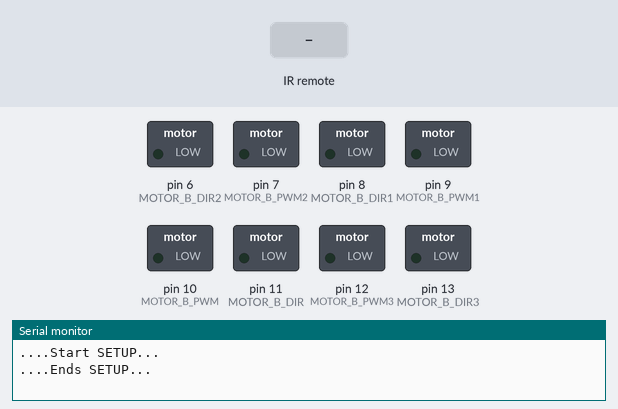
Bench run of a sketch on a simulated Arduino Uno, built with avr-gcc and run on an emulated ATmega328P. Parts: switched loads named in the sketch (green lamp = pin HIGH), the last lines printed to the serial monitor. The test bench sets the inputs (shaded band).

Above: at 1.2 s.
1.3 s: infrared code 0xFF30CF received
At 3.7 s:
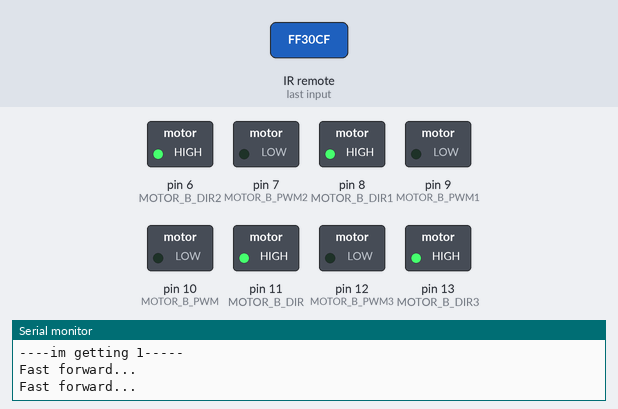
4.0 s: infrared code 0xFF18E7 received
At 5.9 s:
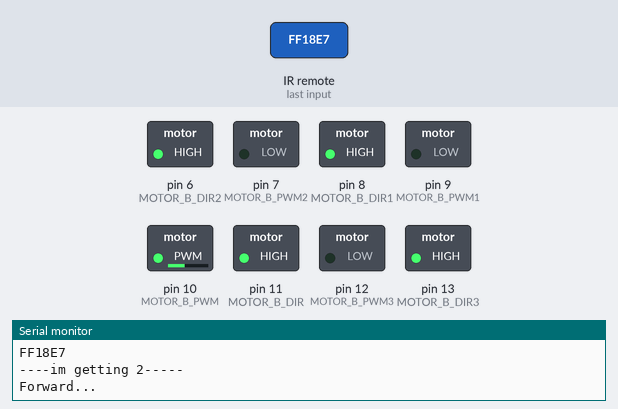
6.7 s: infrared code 0xFF7A85 received
At 7.2 s:
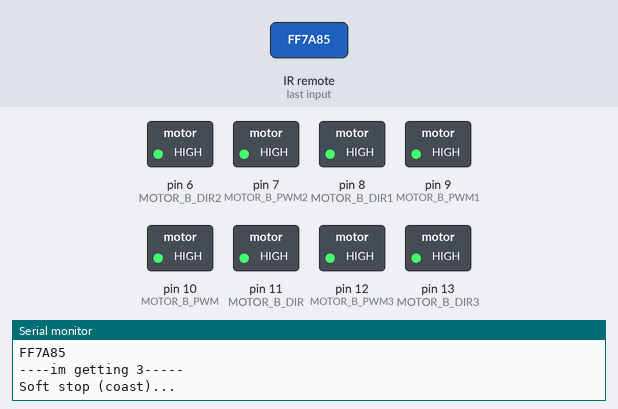
8.4 s: infrared code 0xFF10EF received
At 10.5 s:
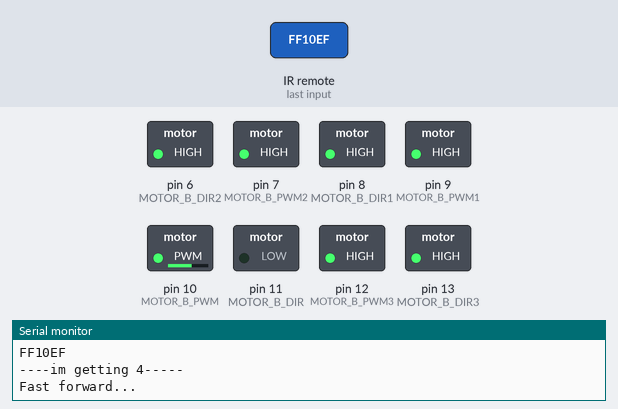
11.1 s: infrared code 0xFF38C7 received
At 12.6 s:
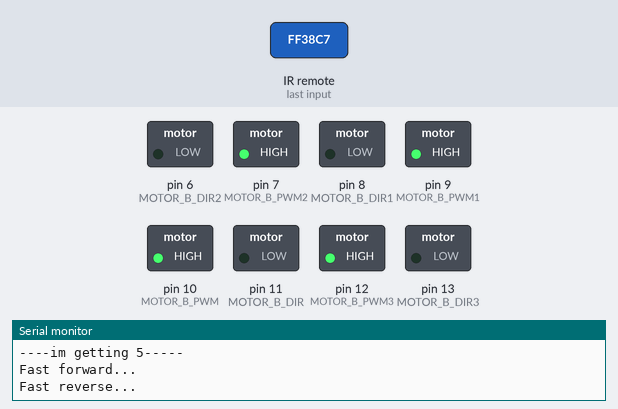
13.8 s: infrared code 0xFF18E7 received
At 15.8 s:
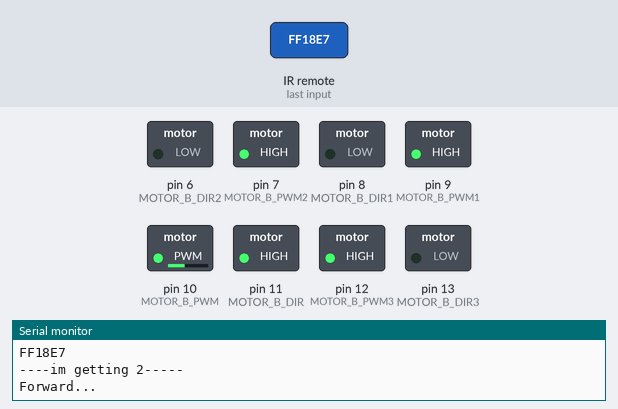
Timing chart, 0 to 17.3 s (numbered marks = the images above; inputs shaded):
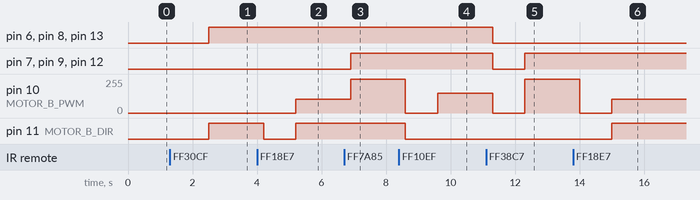

The sketch:

_4dcControl.ino
```cpp
	/*
	HG7881_Motor_Driver_Example - Arduino sketch

	This example shows how to drive a motor with using HG7881 (L9110) Dual
	Channel Motor Driver Module.  For simplicity, this example shows how to
	drive a single motor.  Both channels work the same way.

	This example is meant to illustrate how to operate the motor driver
	and is not intended to be elegant, efficient or useful.

	Connections:

	Arduino digital output D10 to motor driver input B-IA.
	Arduino digital output D11 to motor driver input B-IB.
	Motor driver VCC to operating voltage 5V.
	Motor driver GND to common ground.
	Motor driver MOTOR B screw terminals to a small motor.

	Related Banana Robotics items:

	BR010038 HG7881 (L9110) Dual Channel Motor Driver Module


https://www.BananaRobotics.com/shop/HG7881-(L9110)-Dual-Channel-Motor-Driver-
Module

	https://www.BananaRobotics.com
	*/
	#include "IRremote.h"
	//The setup function is called once at startup of the sketch
	const int receiverPin = 5; // chân digital 8 dùng để đọc tín hiệu
	IRrecv irrecv(receiverPin); // tạo đối tượng IRrecv mới
	decode_results results;// lưu giữ kết quả giải mã tín hiệu

	// wired connections
	#define HG7881_B_IA 10 // D10 --> Motor B Input A --> MOTOR B +
	#define HG7881_B_IB 11 // D11 --> Motor B Input B --> MOTOR B -


	// wired connections
	#define HG7881_B_IA1 9 // D10 --> Motor B Input A --> MOTOR B +
	#define HG7881_B_IB1 8 // D11 --> Motor B Input B --> MOTOR B -

	// wired connections
	#define HG7881_B_IA2 7 // D10 --> Motor B Input A --> MOTOR B +
	#define HG7881_B_IB2 6 // D11 --> Motor B Input B --> MOTOR B -


	// wired connections
	#define HG7881_B_IA3  12// D10 --> Motor B Input A --> MOTOR B +
	#define HG7881_B_IB3 13 // D11 --> Motor B Input B --> MOTOR B -


	// functional connections
	#define MOTOR_B_PWM HG7881_B_IA // Motor B PWM Speed
	#define MOTOR_B_DIR HG7881_B_IB // Motor B Direction

	// functional connections
	#define MOTOR_B_PWM1 HG7881_B_IA1 // Motor B PWM Speed
	#define MOTOR_B_DIR1 HG7881_B_IB1 // Motor B Direction

	// functional connections
	#define MOTOR_B_PWM2 HG7881_B_IA2 // Motor B PWM Speed
	#define MOTOR_B_DIR2 HG7881_B_IB2 // Motor B Direction

	// functional connections
	#define MOTOR_B_PWM3 HG7881_B_IA3 // Motor B PWM Speed
	#define MOTOR_B_DIR3 HG7881_B_IB3 // Motor B Direction


	// the actual values for "fast" and "slow" depend on the motor
	#define PWM_SLOW 150  // arbitrary slow speed PWM duty cycle
	#define PWM_FAST 255 // arbitrary fast speed PWM duty cycle
	#define DIR_DELAY 1000 // brief delay for abrupt motor changes
	unsigned long segment = 2000;
	unsigned long repeatUnit = 5;
	unsigned long unit4segment = segment / repeatUnit;

	unsigned long repeat = 5;
	unsigned long runLength = segment * repeat;

	unsigned long countStep = 0;

void setup()
	{
	Serial.begin( 9600 );
	Serial.println( "....Start SETUP..." );
	irrecv.enableIRIn(); // start the IR receiver
	pinMode( MOTOR_B_DIR, OUTPUT );
	pinMode( MOTOR_B_PWM, OUTPUT );
	digitalWrite( MOTOR_B_DIR, LOW );
	digitalWrite( MOTOR_B_PWM, LOW );

	pinMode( MOTOR_B_DIR1, OUTPUT );
	pinMode( MOTOR_B_PWM1, OUTPUT );
	digitalWrite( MOTOR_B_DIR1, LOW );
	digitalWrite( MOTOR_B_PWM1, LOW );

	pinMode( MOTOR_B_DIR2, OUTPUT );
	pinMode( MOTOR_B_PWM2, OUTPUT );
	digitalWrite( MOTOR_B_DIR2, LOW );
	digitalWrite( MOTOR_B_PWM2, LOW );

	pinMode( MOTOR_B_DIR3, OUTPUT );
	pinMode( MOTOR_B_PWM3, OUTPUT );
	digitalWrite( MOTOR_B_DIR3, LOW );
	digitalWrite( MOTOR_B_PWM3, LOW );
	Serial.println( "....Ends SETUP..." );
	}


void dcRun(){
		Serial.println( "Fast forward..." );
		// always stop motors briefly before abrupt changes
		digitalWrite( MOTOR_B_DIR, LOW );
		digitalWrite( MOTOR_B_PWM, LOW );
		digitalWrite( MOTOR_B_DIR1, LOW );
		digitalWrite( MOTOR_B_PWM1, LOW );
		digitalWrite( MOTOR_B_DIR2, LOW );
		digitalWrite( MOTOR_B_PWM2, LOW );
		digitalWrite( MOTOR_B_DIR3, LOW );
		digitalWrite( MOTOR_B_PWM3, LOW );
		delay( DIR_DELAY );
		// set the motor speed and direction
		digitalWrite( MOTOR_B_DIR, HIGH ); // direction = forward
		analogWrite( MOTOR_B_PWM, 255-PWM_FAST ); // PWM speed = fast;
		digitalWrite( MOTOR_B_DIR1, HIGH ); // direction = forward
		analogWrite( MOTOR_B_PWM1, 255-PWM_FAST ); // PWM speed = fast
		digitalWrite( MOTOR_B_DIR2, HIGH ); // direction = forward
		analogWrite( MOTOR_B_PWM2, 255-PWM_FAST ); // PWM speed = fast
		digitalWrite( MOTOR_B_DIR3, HIGH ); // direction = forward
		analogWrite( MOTOR_B_PWM3, 255-PWM_FAST ); // PWM speed = fast
	}

	void dcRunReverse(){
		Serial.println( "Fast reverse..." );
		// always stop motors briefly before abrupt changes
		digitalWrite( MOTOR_B_DIR, LOW );
		digitalWrite( MOTOR_B_PWM, LOW );
		digitalWrite( MOTOR_B_DIR1, LOW );
		digitalWrite( MOTOR_B_PWM1, LOW );
		digitalWrite( MOTOR_B_DIR2, LOW );
		digitalWrite( MOTOR_B_PWM2, LOW );
		digitalWrite( MOTOR_B_DIR3, LOW );
		digitalWrite( MOTOR_B_PWM3, LOW );
		delay( DIR_DELAY );
		// set the motor speed and direction
		digitalWrite( MOTOR_B_DIR, LOW ); // direction = reverse
		analogWrite( MOTOR_B_PWM, PWM_FAST ); // PWM speed = fast
		digitalWrite( MOTOR_B_DIR1, LOW ); // direction = reverse
		analogWrite( MOTOR_B_PWM1, PWM_FAST ); // PWM speed = fast
		digitalWrite( MOTOR_B_DIR2, LOW ); // direction = reverse
		analogWrite( MOTOR_B_PWM2, PWM_FAST ); // PWM speed = fast
		digitalWrite( MOTOR_B_DIR3, LOW ); // direction = reverse
		analogWrite( MOTOR_B_PWM3, PWM_FAST ); // PWM speed = fast
	}

void dcStop(){
		digitalWrite( MOTOR_B_DIR, HIGH );
		digitalWrite( MOTOR_B_PWM, HIGH );

		digitalWrite( MOTOR_B_DIR1, HIGH );
		digitalWrite( MOTOR_B_PWM1, HIGH );

		digitalWrite( MOTOR_B_DIR2, HIGH );
		digitalWrite( MOTOR_B_PWM2, HIGH );

		digitalWrite( MOTOR_B_DIR3, HIGH );
		digitalWrite( MOTOR_B_PWM3, HIGH );
	}

void practice(){
	Serial.println( "-----------------------------" );
	Serial.println( "practice mode..." );
	unsigned long count = 0;
	while (count < repeat){
		Serial.println(count);
		dcRun();
		delay(segment);
		dcRunReverse();
		delay(segment);
		count++;
	}
	dcStop();
	Serial.println( "-----------------------------" );
	Serial.println( "Exit practice mode..." );
}

void manUp(){
	Serial.println( "-----------------------------" );
	Serial.println( "stepUp..." );
	if (countStep < repeatUnit){
		Serial.println(countStep);
		dcRun();
		delay(unit4segment);
		countStep++;
	} else if (countStep >= repeatUnit){
			dcRunReverse();
			delay(segment);
			countStep = 0;
	}
	dcStop();
	Serial.println( "-----------------------------" );
	Serial.println( "Exit stepUp..." );
}

void manDown(){
	Serial.println( "-----------------------------" );
	Serial.println( "stepDown..." );
	if (countStep > 0 ){
		Serial.println(countStep);
		dcRunReverse();
		delay(unit4segment);
		countStep--;
	} else if (countStep < 0 ) {
			dcRun();
			delay(segment);
			countStep = repeatUnit - 1;
		}
	dcStop();
	Serial.println( "-----------------------------" );
	Serial.println( "Exit stepDown..." );
}

int getIR(){
	int ret = -1;
	if (irrecv.decode(&results)) // nếu nhận được tín hiệu
	{
		if (results.value!= 0 )
		{
		Serial.println (results.value,  HEX);
		/*1- FF30CF
			2 - FF18E7                    *
			3- FF7A85
			4- FF10EF
			5- FF38C7
			6- FF5AA5
			7- FF42BD
			8- FF4AB5
			9- FF52AD
			0- FF6897*/
		switch (results.value){
			case 0xFF30CF: Serial.println ("----im getting 1-----");
			ret =  1;
				break;
			case 0xFF18E7: Serial.println ("----im getting 2-----");
			ret =  2;
				break;
			case 0xFF7A85: Serial.println ("----im getting 3-----");
			ret =  3;
				break;
			case 0xFF10EF: Serial.println ("----im getting 4-----");
			ret =  4;
				break;
			case 0xFF38C7: Serial.println ("----im getting 5-----");
			ret =  5;
				break;
			case 0xFF5AA5: Serial.println ("----im getting 6-----");
			ret =  6;
				break;
			case 0xFF42BD: Serial.println ("----im getting 7-----");
			ret =  7;
				break;
			case 0xFF4AB5: Serial.println ("----im getting 8-----");
			ret =  8;
				break;
			case 0xFF52AD: Serial.println ("----im getting 9-----");
			ret =  9;
				break;
			case 0xFF6897: Serial.println ("----im getting 0-----");
			ret =  0;
				break;
			case 0xFF22DD: Serial.println ("----im getting PRE-----");
			ret =  10;
				break;
			case 0xFF02FD: Serial.println ("----im getting NXT-----");
			ret =  11;
				break;
			default:  Serial.println ("--INVALID SIG---");
			ret =  -1;
				break;
		}
     }
      delay(200);
      irrecv.resume(); // nhận giá trị tiếp theo
	}
	return ret;
}
void loop()
	{
	boolean isValidInput;
	// draw a menu on the serial port
	/*Serial.println( "-----------------------------" );
	Serial.println( "MENU:" );
	Serial.println( "1) Fast forward" );
	Serial.println( "2) Forward" );
	Serial.println( "3) Soft stop (coast)" );
	Serial.println( "4) Reverse" );
	Serial.println( "5) Fast reverse" );
	Serial.println( "6) Hard stop (brake)" );
	Serial.println( "7) practice mode" );
	Serial.println( "pre) Down" );
	Serial.println( "nxt) Up" );
	Serial.println( "-----------------------------" );*/
	do
	{
	int c;
	// get the next character from the serial port
	//Serial.print( "?" );
	//while( !Serial.available() )
	//	; // LOOP...
	//c = Serial.read();
	c = getIR();
	// execute the menu option based on the character recieved
	switch( c )
	{
		case 1: // 1) Fast forward
		Serial.println( "Fast forward..." );
		dcRun();
		isValidInput = true;
		break;

		case 2: // 2) Forward
		Serial.println( "Forward..." );
		// always stop motors briefly before abrupt changes
		digitalWrite( MOTOR_B_DIR, LOW );
		digitalWrite( MOTOR_B_PWM, LOW );
		delay( DIR_DELAY );
		// set the motor speed and direction
		digitalWrite( MOTOR_B_DIR, HIGH ); // direction = forward
		analogWrite( MOTOR_B_PWM, 255-PWM_SLOW ); // PWM speed = slow
		isValidInput = true;
		break;

		case 3: // 3) Soft stop (preferred)
		Serial.println( "Soft stop (coast)..." );
			dcStop();
		isValidInput = true;
		break;

		case 4: // 4) Reverse
		Serial.println( "Fast forward..." );
		// always stop motors briefly before abrupt changes
		digitalWrite( MOTOR_B_DIR, LOW );
		digitalWrite( MOTOR_B_PWM, LOW );
		delay( DIR_DELAY );
		// set the motor speed and direction
		digitalWrite( MOTOR_B_DIR, LOW ); // direction = reverse
		analogWrite( MOTOR_B_PWM, PWM_SLOW ); // PWM speed = slow
		isValidInput = true;
		break;

		case 5: // 5) Fast reverse
		Serial.println( "Fast forward..." );
			dcRunReverse();
		isValidInput = true;
		break;

		case 6: // 6) Hard stop (use with caution)
			dcStop();
		isValidInput = true;
		break;

		case 7: // 7) practice mode
			practice();
			isValidInput = true;
			break;

		case 10: // 7) practice mode
			manDown();
			isValidInput = true;
			break;
		case 11: // 7) practice mode
			manUp();
			isValidInput = true;
			break;
		default:
		// wrong character! display the menu again!
		isValidInput = false;
		break;
	}
	} while( isValidInput == true );

	// repeat the main loop and redraw the menu...
	}
	/*EOF*/
```

Measured:
- after the input at 1.3 s, pin 6 (MOTOR_B_DIR2), pin 8 (MOTOR_B_DIR1), pin 11 (MOTOR_B_DIR), pin 13 (MOTOR_B_DIR3): LOW → HIGH after 1.2 s
- after the input at 4.0 s, pin 10 (MOTOR_B_PWM): 0/255 → 105/255 after 1.2 s; pin 11 (MOTOR_B_DIR): HIGH → LOW after 0.20 s, → HIGH 1.0 s later
- after the input at 6.7 s, pin 7 (MOTOR_B_PWM2), pin 9 (MOTOR_B_PWM1), pin 12 (MOTOR_B_PWM3): LOW → HIGH after 0.20 s; pin 10 (MOTOR_B_PWM): 105/255 → 255/255 after 0.20 s
- after the input at 8.4 s, pin 10 (MOTOR_B_PWM): 255/255 → 0/255 after 0.20 s, → 150/255 1.0 s later; pin 11 (MOTOR_B_DIR): HIGH → LOW after 0.20 s
- after the input at 11.1 s, pin 6 (MOTOR_B_DIR2), pin 8 (MOTOR_B_DIR1), pin 13 (MOTOR_B_DIR3): HIGH → LOW after 0.20 s; pin 7 (MOTOR_B_PWM2), pin 9 (MOTOR_B_PWM1), pin 12 (MOTOR_B_PWM3): HIGH → LOW after 0.20 s, → HIGH 1.0 s later; pin 10 (MOTOR_B_PWM): 150/255 → 0/255 after 0.20 s, → 255/255 1.0 s later
- after the input at 13.8 s, pin 10 (MOTOR_B_PWM): 255/255 → 0/255 after 0.20 s, → 105/255 1.0 s later; pin 11 (MOTOR_B_DIR): LOW → HIGH after 1.2 s
